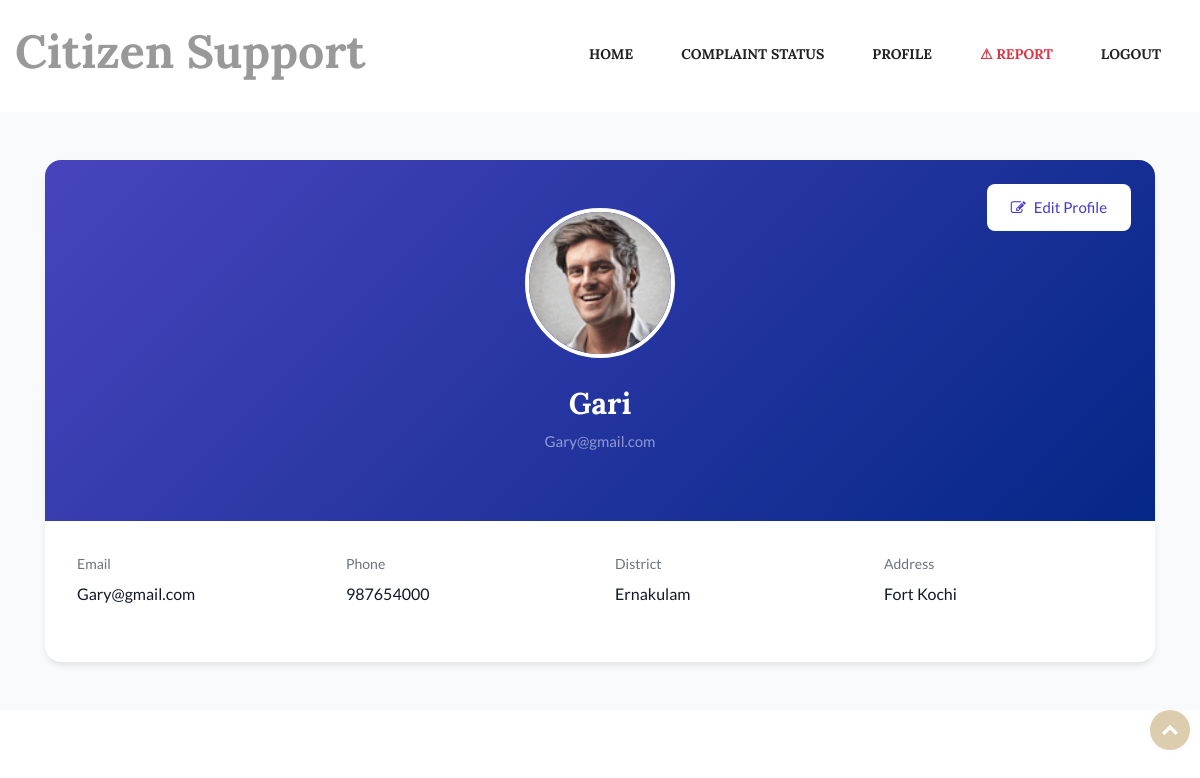
The app's page /userProfile/ (signed in) with its own data.
### myapp/models.py (models this page shows)
class Citizen(models.Model):
    loginId = models.ForeignKey(Login, on_delete=models.CASCADE)
    name = models.CharField(max_length=30,null=True)
    email = models.CharField(max_length=30,null=True)
    phone = models.CharField(max_length=30,null=True)
    address = models.CharField(max_length=30,null=True)
    district = models.CharField(max_length=30,null=True)
    image = models.FileField(upload_to='file', null=True)

### myapp/views.py (the view, shortened to what this page needs)
# urls.py: path('userProfile/', views.userProfile),
def userProfile(request):
    uid = request.session.get('uid')
    if not uid:
        messages.error(request, "User not found. Please log in again.")
        return redirect('/login')  # Redirect to login if no session ID
    try:
        user = Citizen.objects.get(loginId=uid)
    except Citizen.DoesNotExist:
        messages.error(request, "Profile not found.")
        return redirect('/login')
    return render(request, 'CITIZEN/userProfile.html', {'user': user,'districts':districts})

### templates/CITIZEN/userProfile.html (shortened to what this page needs)
{% extends 'CITIZEN/base.html' %}
{% load static %}
{% block content %}
<section class="profile-section">
    <div class="container">
        <div class="profile-card">
            <div class="profile-header">
                <button class="edit-button" onclick="openEditModal()">
                    <i class="fa fa-edit"></i> Edit Profile
                </button>
                <div class="text-center">
                    {% if user.image %}
                        <img src="../static/media/{{ user.image }}" alt="Profile Picture" class="profile-avatar">
                    {% else %}
                        <img src="{% static 'images/default-avatar.png' %}" alt="Profile Picture" class="profile-avatar">
                    {% endif %}
                    <h1 class="profile-name">{{ user.name }}</h1>
                    <p class="text-white-50">{{ user.email }}</p>
                </div>
            </div>
            <div class="profile-info">
                <div class="row">
                    <div class="col-md-3">
                        <div class="info-group">
                            <div class="info-label">Email</div>
                            <div class="info-value">{{ user.email }}</div>
                        </div>
                    </div>
                    <div class="col-md-3">
                        <div class="info-group">
                            <div class="info-label">Phone</div>
                            <div class="info-value">{{ user.phone }}</div>
                        </div>
                    </div>
                    <div class="col-md-3">
                        <div class="info-group">
                            <div class="info-label">District</div>
                            <div class="info-value">{{ user.district }}</div>
                        </div>
                    </div>
                    <div class="col-md-3">
                        <div class="info-group">
                            <div class="info-label">Address</div>
                            <div class="info-value">{{ user.address }}</div>
                        </div>
                    </div>
                </div>
            </div>
        </div>
    </div>
</section>
{% endblock %}

### templates/CITIZEN/userProfile.html (style rules this page uses)
.profile-section { padding: 3rem 0; background-color: #f8fafc; }
.profile-card { background: white; border-radius: 1rem; box-shadow: 0 4px 6px -1px rgba(0, 0, 0, 0.1); overflow: hidden; }
.profile-header { background: linear-gradient(135deg,rgb(72, 68, 188) 0%,rgb(4, 39, 135) 100%); padding: 3rem 2rem; color: white; position: relative; }
.profile-avatar { width: 150px; height: 150px; border-radius: 50%; border: 4px solid white; object-fit: cover; margin-bottom: 1rem; }
.profile-name { font-size: 1.875rem; font-weight: 700; margin-bottom: 0.5rem; }
.profile-info { padding: 2rem; }
.info-group { margin-bottom: 1.5rem; }
.info-label { color: #6b7280; font-size: 0.875rem; font-weight: 500; margin-bottom: 0.5rem; }
.info-value { color: #111827; font-size: 1rem; font-weight: 500; }
.edit-button { position: absolute; top: 1.5rem; right: 1.5rem; background-color: white; color: #4338CA; border: none; padding: 0.75rem 1.5rem; border-radius: 0.5rem; font-weight: 500; cursor: pointer; transition: all 0.2s ease; display: flex; align-items: center; gap: 0.5rem; }

### records on screen
Citizen: image (picture), name "Gari", email "Gary@gmail.com", phone "987654000", district "Ernakulam", address "Fort Kochi"
